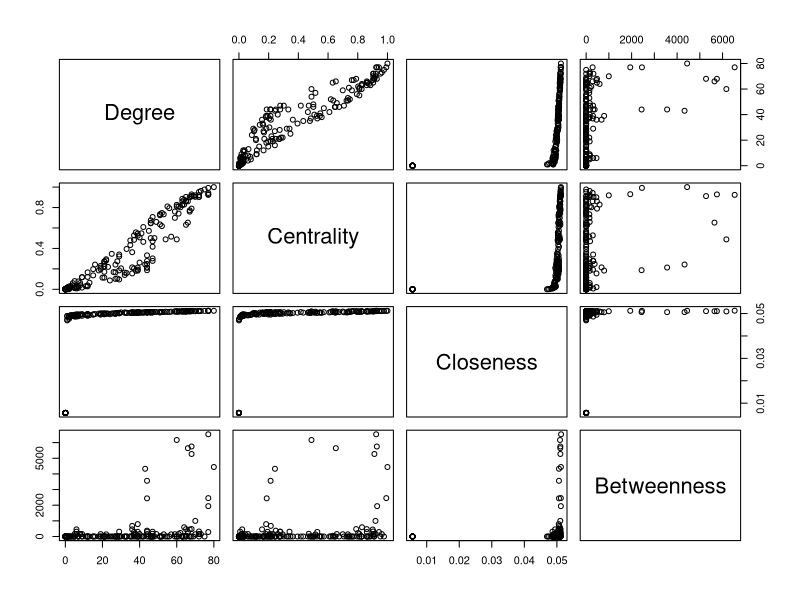
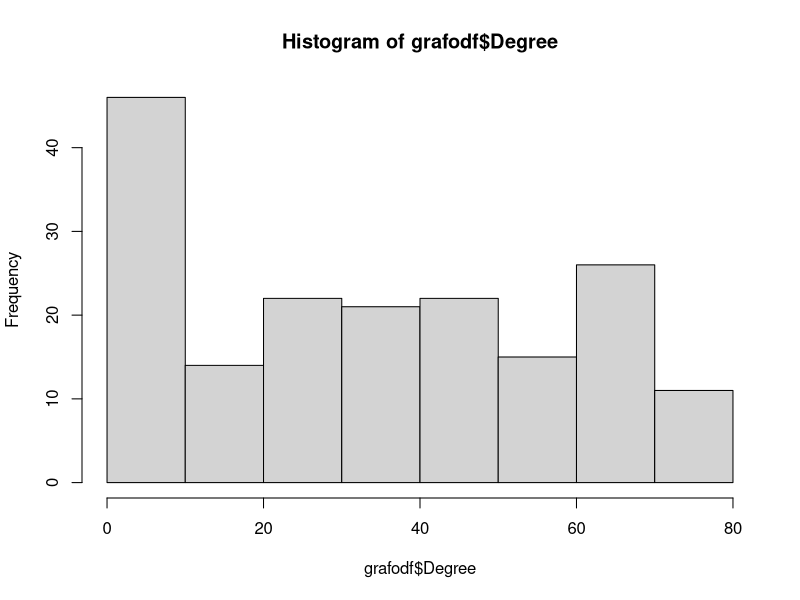
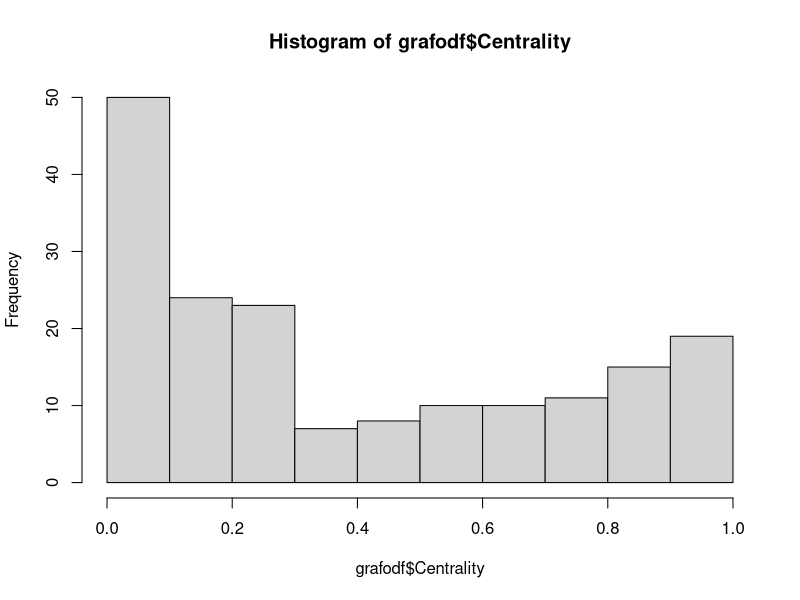
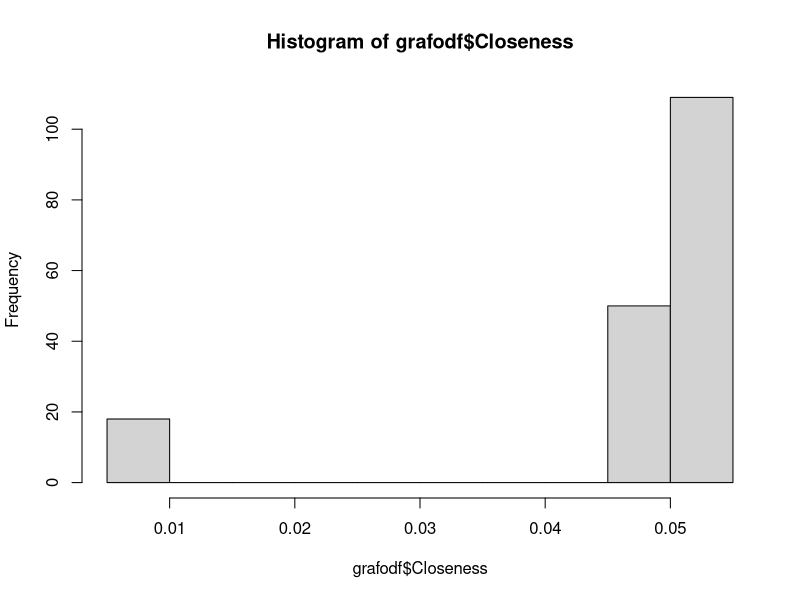

These charts were generated, in order, by the following R code: (Note: this script raises an error after producing the figures.)
## ---- chunk 1
#install.packages("corrplot")
library(igraph)
library(readxl)
library(corrplot)
## ---- chunk 2
df <- read.table("./dataframe.txt", header = TRUE, sep = ",")
## ---- chunk 3
print(df)
## ---- chunk 4
summary(df)
## ---- chunk 5
grafodf <- df[, 1:5 ]
## ---- chunk 6
plot(grafodf[, -1])
## ---- chunk 7
hist(grafodf$Degree)
hist(grafodf$Centrality)
hist(grafodf$Closeness)
hist(grafodf$Betweeness)
## ---- chunk 8
cormatrix <- cor(grafodf[,-1], method = "pearson")
print(cormatrix)
## ---- chunk 9
symnum(cormatrix, cutpoints = c(0.2, 0.4, 0.6, 0.8, 0.9, 0.95, 1),
                    symbols = c(" ", ".", ",", "+", "*", "B"),
                    abbr.colnames = TRUE)
## ---- chunk 10
corrplot(cormatrix, type = "upper", order = "hclust", 
         tl.col = "black", tl.srt = 45)
## ---- chunk 11
col<- colorRampPalette(c("blue", "white", "red"))(20)
heatmap(x = cormatrix, col = col, symm = TRUE)
## ---- chunk 12

hist(df$Nodo.aislado)
hist(df$Estar.TCGA)
## ---- chunk 13
plot(df)
